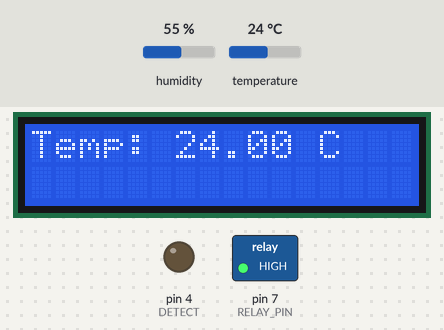
This sketch was run on a simulated Arduino Uno, built with avr-gcc and run on an emulated ATmega328P. On the bench: 16×2 character LCD, switched loads named in the sketch (green lamp = pin HIGH), output pins drawn as LEDs (lit = HIGH). Inputs (shaded band) come from the test bench; at power-on: temperature 24 °C, humidity 55 %. What the sketch prints to the serial monitor is not drawn.

Above: at 1.2 s.
1.3 s: temperature set to 20 °C
At 2.5 s:
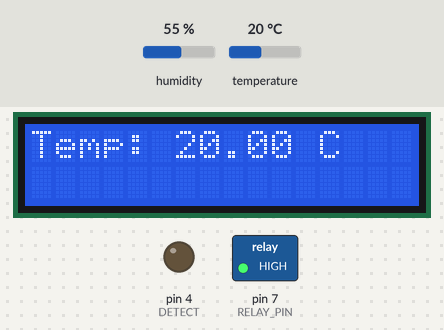
4.1 s: temperature set to 17 °C
At 4.9 s:
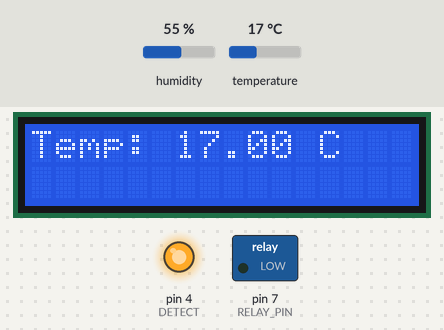
6.9 s: temperature set to 12 °C
At 9.7 s:
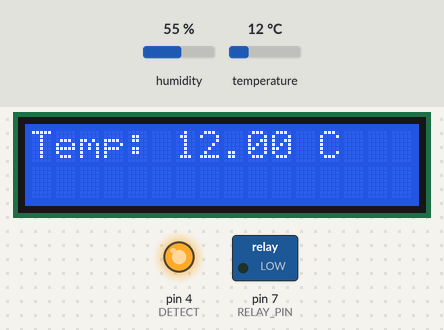
Timing chart, 0 to 11.2 s (numbered marks = the images above; inputs shaded):
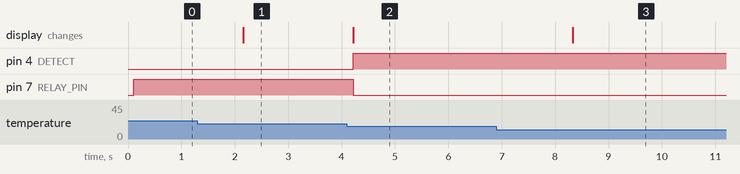

The sketch:

analog_pro.ino
```cpp
#include <DHT.h>
#include <Wire.h>
#include <LiquidCrystal_I2C.h>

#define DHTPIN 2
#define RELAY_PIN 7
#define TARGET_TEMP 20.0
#define HYSTERESIS 1.0
#define DETECT 4

DHT dht(DHTPIN, DHT11);
LiquidCrystal_I2C lcd(0x27, 16, 2);

void setup() {
  Serial.begin(9600);
  pinMode(RELAY_PIN, OUTPUT);
  pinMode(DETECT,OUTPUT);
  dht.begin();
  lcd.begin(16, 2);
  lcd.backlight();
}

void loop() {
  float temperature = dht.readTemperature();

  if (!isnan(temperature)) {
    Serial.print("Temperature: ");
    Serial.print(temperature);
    Serial.println(" °C");

    lcd.clear();
    lcd.setCursor(0, 0);
    lcd.print("Temp: ");
    lcd.print(temperature);
    lcd.print(" C");

    if (temperature < (TARGET_TEMP - HYSTERESIS)) {

      digitalWrite(RELAY_PIN, LOW);
      digitalWrite(DETECT, HIGH);
    } else if (temperature > (TARGET_TEMP + HYSTERESIS)) {

      digitalWrite(RELAY_PIN,HIGH);
      digitalWrite(DETECT, LOW);
    }

  } else {
    Serial.println("Failed to read temperature from DHT sensor");
  }

  delay(1000);
}
```

Measured:
- the behaviour switches between 19 and 18 °C on temperature (found by bisection; images 1 and 2)
- after the input at 1.3 s, the display: changes after 0.86 s (image 1)
- after the input at 4.1 s, pin 4 (DETECT): LOW → HIGH after 0.12 s; pin 7 (RELAY_PIN): HIGH → LOW after 0.12 s; the display: changes after 0.12 s (image 2)
- after the input at 6.9 s, the display: changes after 1.4 s (image 3)
